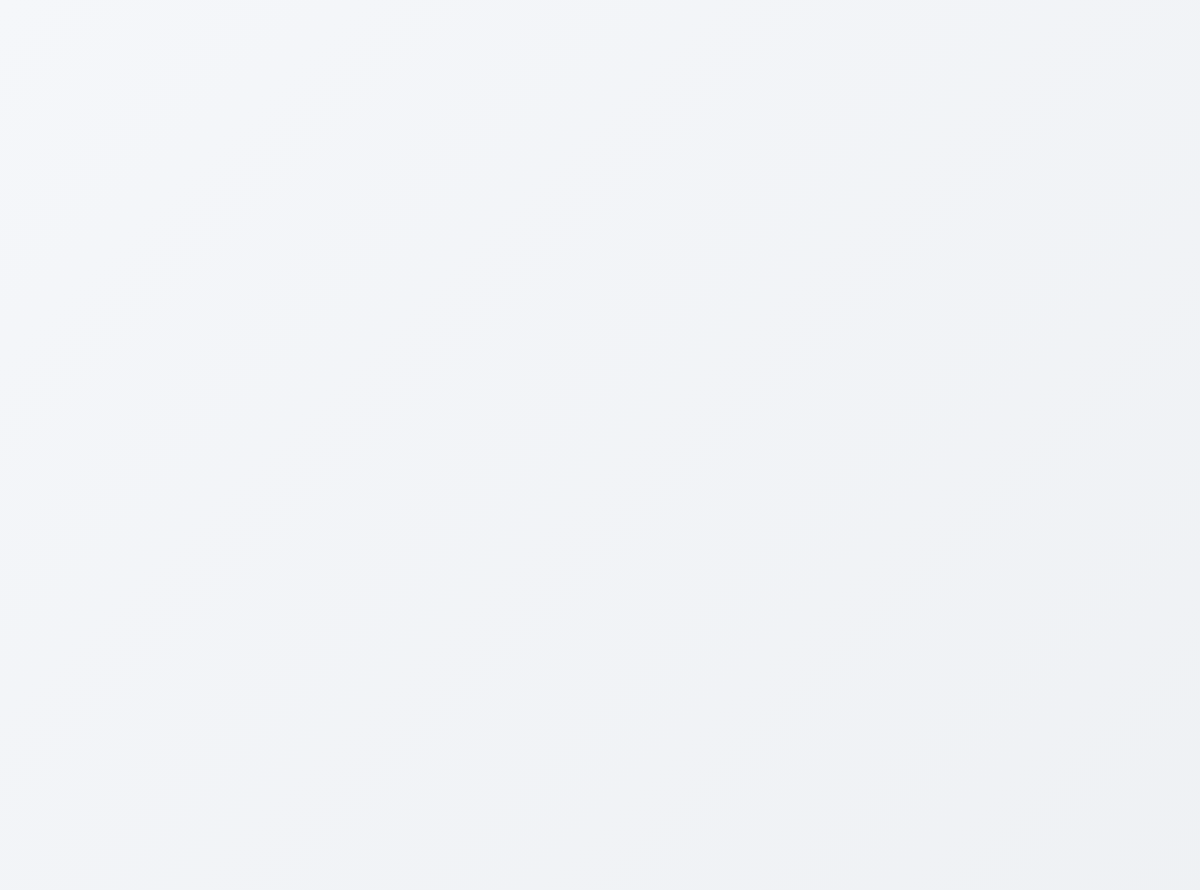
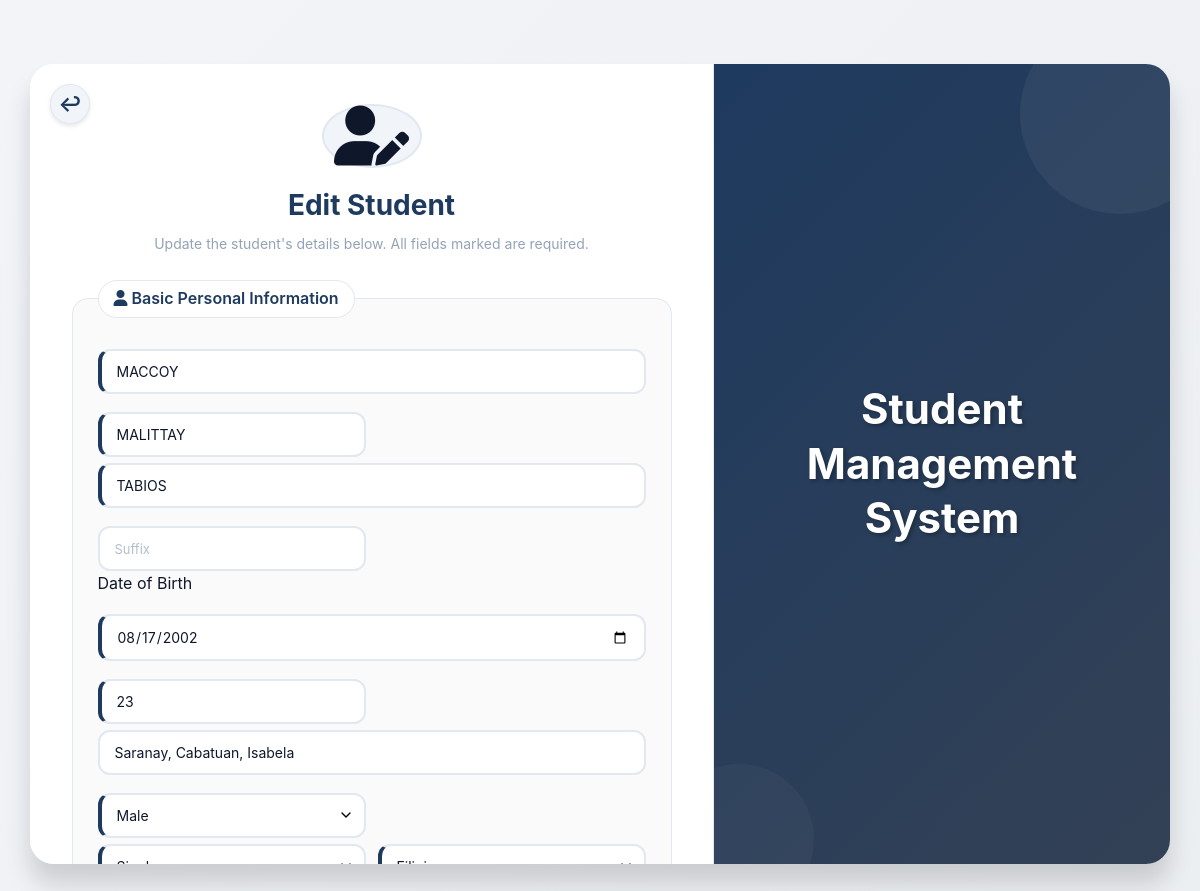
The page /teachers_access/teachers_accessto_student.php?id=46 (signed in) on the database its author committed (2 pictures, top to bottom).
### tables this page shows
CREATE TABLE `students` (
  `id` int(11) NOT NULL,
  `course_id` int(11) DEFAULT NULL,
  `student_id` varchar(50) NOT NULL,
  `profile_picture` varchar(255) DEFAULT NULL,
  `student_type` enum('New','Transferee','Continuing','Returnee','Cross-enrollee') NOT NULL,
  `last_school_attended` varchar(200) DEFAULT NULL,
  `last_school_address` varchar(200) DEFAULT NULL,
  `blood_type` varchar(5) DEFAULT NULL,
  `medical_conditions` text DEFAULT NULL,
  `allergies` text DEFAULT NULL,
  `first_name` varchar(100) NOT NULL,
  `middle_name` varchar(100) DEFAULT NULL,
  `last_name` varchar(100) NOT NULL,
  `suffix` varchar(20) DEFAULT NULL,
  `dob` date NOT NULL,
  `age` int(11) DEFAULT NULL,
  `place_of_birth` varchar(150) NOT NULL,
  `gender` enum('Male','Female') NOT NULL,
  `civil_status` enum('Single','Married','Widowed','Separated','Divorced') NOT NULL,
  `nationality` varchar(100) NOT NULL,
  `religion` varchar(100) DEFAULT NULL,
  `course` varchar(50) NOT NULL,
  `year_level` varchar(20) NOT NULL,
  `section` varchar(10) DEFAULT NULL,
  `school_year` varchar(20) NOT NULL,
  `semester` varchar(10) NOT NULL,
  `email` varchar(150) NOT NULL,
  `mobile` varchar(20) NOT NULL,
  `home_address` text NOT NULL,
  `zip_code` varchar(10) DEFAULT NULL,
  `father_name` varchar(150) DEFAULT NULL,
  `mother_name` varchar(150) DEFAULT NULL,
  `guardian_name` varchar(150) DEFAULT NULL,
  `parent_contact` varchar(20) DEFAULT NULL,
  `parent_occupation` varchar(150) DEFAULT NULL,
  `parent_employer` varchar(150) DEFAULT NULL,
  `emergency_person` varchar(150) NOT NULL,
  `emergency_number` varchar(20) NOT NULL,
  `password` varchar(255) NOT NULL,
  `created_at` timestamp NOT NULL DEFAULT current_timestamp(),
  `status` enum('Regular','Irregular','Probation','Graduated','Dropped','Transferred') NOT NULL DEFAULT 'Regular',
  `gpa` decimal(3,2) NOT NULL DEFAULT 0.00,
  `profile_image` varchar(255) DEFAULT NULL
);

### config/paths.php (called while the page is built, shortened)
<?php
function asset($path)
{
    return BASE_URL . ltrim($path, '/');
}

### teachers_access/teachers_accessto_student.php (the view, shortened to what this page needs)
<?php
require_once dirname(__DIR__) . '/config/paths.php';
require_once PROJECT_ROOT . '/config/database.php';
$admin_types = ['Seeder', 'Administrator'];
$is_admin = isset($_SESSION['teacher_type']) && in_array($_SESSION['teacher_type'], $admin_types);
$student_id = intval($_GET['id']);
$stmt = $conn->prepare("SELECT * FROM students WHERE id = ?");
$stmt->bind_param("i", $student_id);
$stmt->execute();
$result = $stmt->get_result();
$student = $result->fetch_assoc();
?>
<!DOCTYPE html>
<html lang="en">
<head>
    <link rel="stylesheet" href="https://cdnjs.cloudflare.com/ajax/libs/font-awesome/6.0.0-beta3/css/all.min.css">
    <link rel="stylesheet" href="<?= asset('css/teachersaccess.css') ?>">
</head>
<body>
<div class="container">
    <div class="left-panel">
       <a href="<?= BASE_URL ?>teachersportal/students.php" class="back-arrow">↩</a>
        <div class="icon"><i class="fas fa-user-edit"></i></div>
        <?php if ($is_admin): ?>
        <h2>Edit Student</h2>
        <p>Update the student's details below. All fields marked are required.</p>
        <?php else: ?>
        <h2>View Student</h2>
        <p>You are in read-only mode. Only administrators can edit or delete student information.</p>
        <?php endif; ?>
        <form method="POST" class="register-form">
            <fieldset>
                <legend><i class="fas fa-user"></i> Basic Personal Information</legend>
                <div class="form-row">
                    <input type="text" name="first_name" value="<?php echo htmlspecialchars($student['first_name']); ?>" placeholder="First Name *" required oninput="this.value = this.value.toUpperCase()">
                    <input type="text" name="middle_name" value="<?php echo htmlspecialchars($student['middle_name']); ?>" placeholder="Middle Name" required oninput="this.value = this.value.toUpperCase()">
                </div>
                <div class="form-row">
                    <input type="text" name="last_name" value="<?php echo htmlspecialchars($student['last_name']); ?>" placeholder="Last Name *" required oninput="this.value = this.value.toUpperCase()">
                    <input type="text" name="suffix" value="<?php echo htmlspecialchars($student['suffix']); ?>" placeholder="Suffix">
                </div>
                <div class="form-row">
                    <label for="dob">Date of Birth</label>
                    <input type="date" name="dob" value="<?php echo htmlspecialchars($student['dob']); ?>" required onchange="calculateAge(this)">
                    <input type="number" name="age" value="<?php echo htmlspecialchars($student['age']); ?>" placeholder="Age *" required>
                </div>
                <div class="form-row">
                    <input type="text" name="place_of_birth" value="<?php echo htmlspecialchars($student['place_of_birth']); ?>" placeholder="Place of Birth" oninput="this.value = this.value.toLowerCase().replace(/\b\w/g, function(c){ return c.toUpperCase(); })">
                    <select name="gender" required>
                        <option value="Male" <?php echo ($student['gender'] == 'Male') ? 'selected' : ''; ?>>Male</option>
                    </select>
                </div>
                <div class="form-row">
                    <select name="civil_status" required>
                        <option value="Single" <?php echo ($student['civil_status'] == 'Single') ? 'selected' : ''; ?>>Single</option>
                    </select>
                    <select name="nationality" required>
                        <option value="Filipino" <?php echo ($student['nationality'] == 'Filipino') ? 'selected' : ''; ?>>Filipino</option>
                    </select>
                </div>
            </fieldset>
        </form>
    </div>
    <div class="right-panel">
        <h1>Student<br>Management<br>System</h1>
    </div>
</body>
</html>

### rows shown on the page
students: first_name "MACCOY", middle_name "MALITTAY", last_name "TABIOS", dob "08/17/2002", age "23", place_of_birth "Saranay, Cabatuan, Isabela", gender "Male", civil_status "Single", nationality "Filipino"
